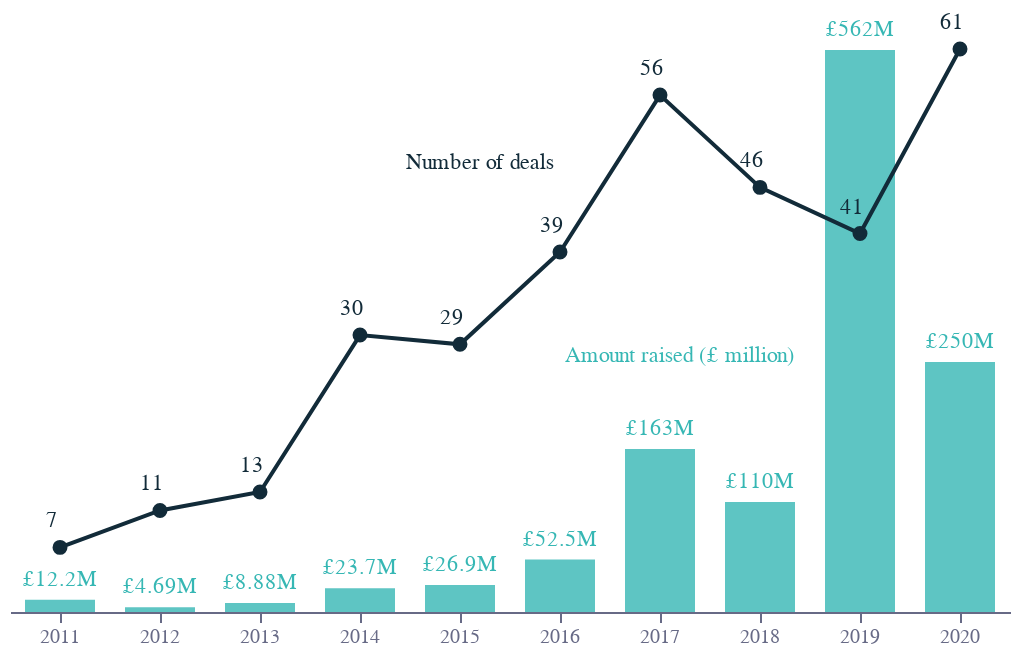

Notebook code for this chart:
### Code cell
base = alt.Chart(f1).encode(
    x=alt.X(
        "Year:O",
        axis=alt.Axis(
            grid=False,
            title="",
            labelColor=colors["eco-gray"],
            titleColor=colors["eco-gray"],
            tickColor=colors["eco-gray"],
            domainColor=colors["eco-gray"],
            labelAngle=0,
        ),
    )
)
line = base.mark_line(color=colors["eco-background"]).encode(
    y=alt.Y("Number of deals:Q", axis=None)
)
bar = base.mark_bar(color=colors["eco-turquiose"], opacity=0.8, width=35).encode(
    y=alt.Y("Amount raised (£ million):Q", axis=None)
)
btext = (
    bar.mark_text(color=colors["eco-turquiose"], dy=-10)
    .encode(text="l:N")
    .transform_calculate(l="'£'+datum['Amount raised (£ million)']+'M'")
)
ptext = line.mark_text(color=colors["eco-background"], dy=-13, dx=-4).encode(
    text="Number of deals:N"
)
point = base.mark_point(
    color=colors["eco-background"], fill=colors["eco-background"], opacity=1
).encode(y=alt.Y("Number of deals:Q", axis=None))
labels = (
    alt.Chart(
        pd.DataFrame(
            [
                {
                    "x": 2015,
                    "y": 1,
                    "l": "Number of deals",
                    "c": colors["eco-background"],
                },
                {
                    "x": 2017,
                    "y": 0.55,
                    "l": "Amount raised (£ million)",
                    "c": colors["eco-turquiose"],
                },
            ]
        )
    )
    .mark_text(dx=10, dy=-10)
    .encode(
        x="x:O",
        y=alt.Y("y:Q", axis=None, scale=alt.Scale(domain=[0, 1.4])),
        text="l:N",
        color=alt.Color("c:N", scale=None, legend=None),
    )
)
layer = (
    (bar + line + point + btext + ptext + labels)
    .resolve_scale(y="independent")
    .configure_view(stroke=None)
    .properties(title="")
    .properties(height=300, width=500)
)
layer.save("visualisation/" + f + ".json")
layer

### Figure 1 — Vega-Lite specification as saved in the notebook (floating-point values rounded to 4 significant figures)
{"config": {"view": {"continuousWidth": 400, "continuousHeight": 300, "stroke": null}}, "layer": [{"mark": {"type": "bar", "color": "#36B7B4", "opacity": 0.8, "width": 35}, "encoding": {"x": {"type": "ordinal", "axis": {"domainColor": "#676A86", "grid": false, "labelAngle": 0, "labelColor": "#676A86", "tickColor": "#676A86", "title": "", "titleColor": "#676A86"}, "field": "Year"}, "y": {"type": "quantitative", "axis": null, "field": "Amount raised (£ million)"}}}, {"mark": {"type": "line", "color": "#122B39"}, "encoding": {"x": {"type": "ordinal", "axis": {"domainColor": "#676A86", "grid": false, "labelAngle": 0, "labelColor": "#676A86", "tickColor": "#676A86", "title": "", "titleColor": "#676A86"}, "field": "Year"}, "y": {"type": "quantitative", "axis": null, "field": "Number of deals"}}}, {"mark": {"type": "point", "color": "#122B39", "fill": "#122B39", "opacity": 1}, "encoding": {"x": {"type": "ordinal", "axis": {"domainColor": "#676A86", "grid": false, "labelAngle": 0, "labelColor": "#676A86", "tickColor": "#676A86", "title": "", "titleColor": "#676A86"}, "field": "Year"}, "y": {"type": "quantitative", "axis": null, "field": "Number of deals"}}}, {"mark": {"type": "text", "color": "#36B7B4", "dy": -10}, "encoding": {"text": {"type": "nominal", "field": "l"}, "x": {"type": "ordinal", "axis": {"domainColor": "#676A86", "grid": false, "labelAngle": 0, "labelColor": "#676A86", "tickColor": "#676A86", "title": "", "titleColor": "#676A86"}, "field": "Year"}, "y": {"type": "quantitative", "axis": null, "field": "Amount raised (£ million)"}}, "transform": [{"calculate": "'£'+datum['Amount raised (£ million)']+'M'", "as": "l"}]}, {"mark": {"type": "text", "color": "#122B39", "dx": -4, "dy": -13}, "encoding": {"text": {"type": "nominal", "field": "Number of deals"}, "x": {"type": "ordinal", "axis": {"domainColor": "#676A86", "grid": false, "labelAngle": 0, "labelColor": "#676A86", "tickColor": "#676A86", "title": "", "titleColor": "#676A86"}, "field": "Year"}, "y": {"type": "quantitative", "axis": null, "field": "Number of deals"}}}, {"data": {"name": "data-66de9183c9c7dde36b9cc342becc3a2a"}, "mark": {"type": "text", "dx": 10, "dy": -10}, "encoding": {"color": {"type": "nominal", "field": "c", "legend": null, "scale": null}, "text": {"type": "nominal", "field": "l"}, "x": {"type": "ordinal", "field": "x"}, "y": {"type": "quantitative", "axis": null, "field": "y", "scale": {"domain": [0, 1.4]}}}}], "data": {"name": "data-984b21bb6133ea119f3b293fe38b654a"}, "height": 300, "resolve": {"scale": {"y": "independent"}}, "title": "", "width": 500, "$schema": "https://vega.github.io/schema/vega-lite/v4.8.1.json", "datasets": {"data-984b21bb6133ea119f3b293fe38b654a": [{"Year": 2011, "Number of deals": 7, "Amount raised (£ million)": 12.2}, {"Year": 2012, "Number of deals": 11, "Amount raised (£ million)": 4.69}, {"Year": 2013, "Number of deals": 13, "Amount raised (£ million)": 8.88}, {"Year": 2014, "Number of deals": 30, "Amount raised (£ million)": 23.7}, {"Year": 2015, "Number of deals": 29, "Amount raised (£ million)": 26.9}, {"Year": 2016, "Number of deals": 39, "Amount raised (£ million)": 52.5}, {"Year": 2017, "Number of deals": 56, "Amount raised (£ million)": 163.0}, {"Year": 2018, "Number of deals": 46, "Amount raised (£ million)": 110.0}, {"Year": 2019, "Number of deals": 41, "Amount raised (£ million)": 562.0}, {"Year": 2020, "Number of deals": 61, "Amount raised (£ million)": 250.0}], "data-66de9183c9c7dde36b9cc342becc3a2a": [{"x": 2015, "y": 1.0, "l": "Number of deals", "c": "#122B39"}, {"x": 2017, "y": 0.55, "l": "Amount raised (£ million)", "c": "#36B7B4"}]}}
